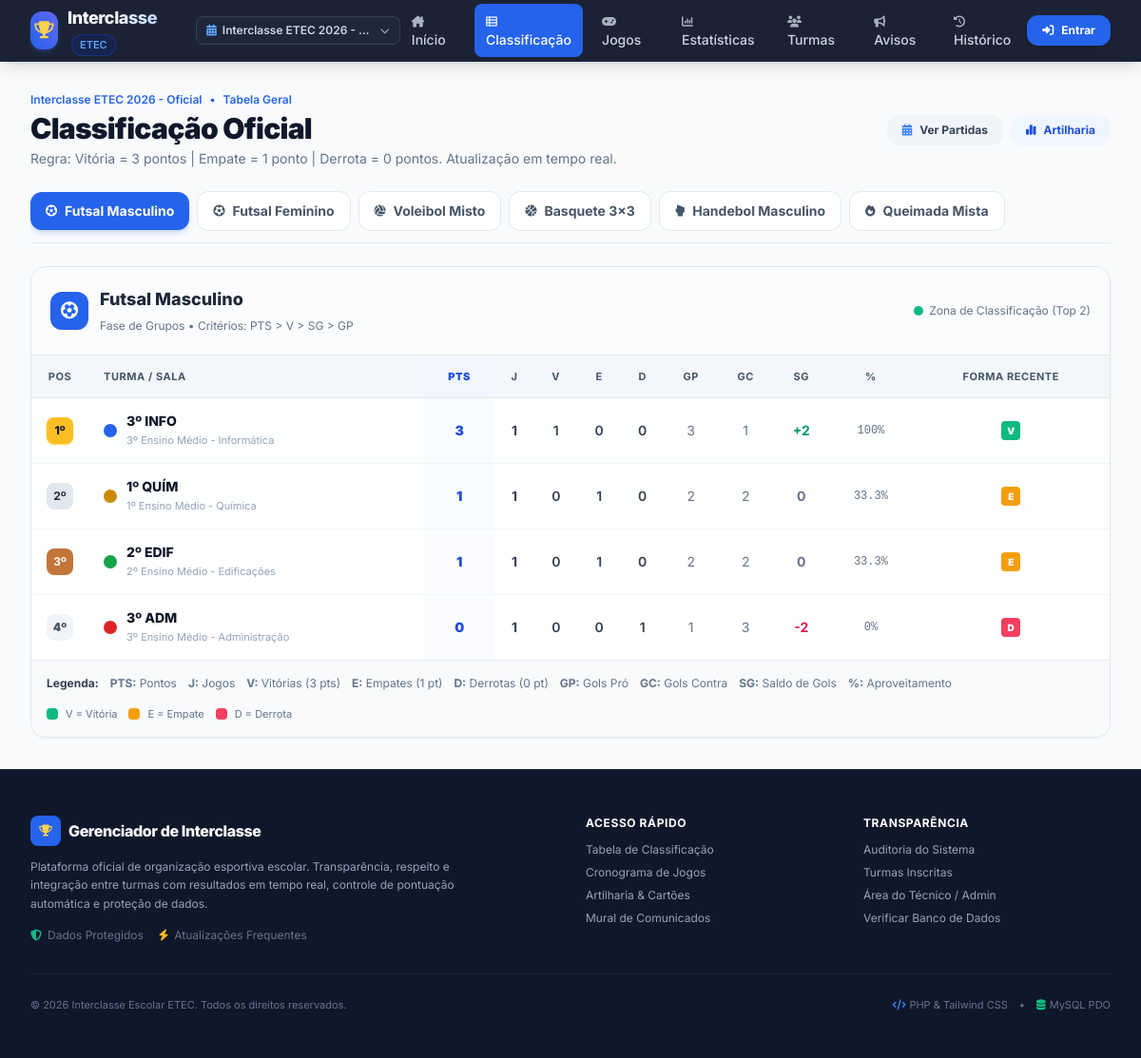
Screenshot of /classificacao.php with the database file from the repository.
### tables this page shows
CREATE TABLE `edicoes` (
    `id` INT AUTO_INCREMENT PRIMARY KEY,
    `nome` VARCHAR(100) NOT NULL COMMENT 'Nome oficial da edição, ex: Interclasse ETEC 2026',
    `ano` INT NOT NULL COMMENT 'Ano letivo do evento',
    `status` ENUM('planejamento', 'em_andamento', 'finalizado') NOT NULL DEFAULT 'em_andamento',
    `ativa` TINYINT(1) NOT NULL DEFAULT 0 COMMENT '1 se for a edição selecionada por padrão',
    `criado_em` DATETIME NOT NULL DEFAULT CURRENT_TIMESTAMP
);

CREATE TABLE `modalidades` (
    `id` INT AUTO_INCREMENT PRIMARY KEY,
    `edicao_id` INT NOT NULL,
    `nome` VARCHAR(80) NOT NULL COMMENT 'Ex: Futsal Masculino, Vôlei Misto, Basquete 3x3',
    `icone` VARCHAR(50) DEFAULT 'fa-futbol' COMMENT 'Classe FontAwesome do ícone',
    `categoria` VARCHAR(50) DEFAULT 'Geral',
    `permite_empate` TINYINT(1) NOT NULL DEFAULT 1,
    `tempo_partida_minutos` INT DEFAULT 30,
    `criado_em` DATETIME NOT NULL DEFAULT CURRENT_TIMESTAMP,
    CONSTRAINT `fk_modalidades_edicao` FOREIGN KEY (`edicao_id`) REFERENCES `edicoes` (`id`) ON DELETE CASCADE
);

CREATE TABLE `turmas` (
    `id` INT AUTO_INCREMENT PRIMARY KEY,
    `edicao_id` INT NOT NULL,
    `tecnico_id` INT NULL COMMENT 'Técnico responsável pela sala',
    `nome` VARCHAR(80) NOT NULL COMMENT 'Ex: 3º Ensino Médio - Informática',
    `sigla` VARCHAR(20) NOT NULL COMMENT 'Ex: 3º INFO A',
    `curso` VARCHAR(80) NULL COMMENT 'Ex: Técnico em Desenvolvimento de Sistemas',
    `periodo` ENUM('Manhã', 'Tarde', 'Noite', 'Integral') DEFAULT 'Manhã',
    `cor_uniforme` VARCHAR(20) DEFAULT '#2563EB',
    `criado_em` DATETIME NOT NULL DEFAULT CURRENT_TIMESTAMP,
    CONSTRAINT `fk_turmas_edicao` FOREIGN KEY (`edicao_id`) REFERENCES `edicoes` (`id`) ON DELETE CASCADE,
    CONSTRAINT `fk_turmas_tecnico` FOREIGN KEY (`tecnico_id`) REFERENCES `usuarios` (`id`) ON DELETE SET NULL
);

### classificacao.php (the view, shortened to what the rows shown need)
<?php
require_once __DIR__ . '/bd.php';
require_once __DIR__ . '/includes/auth.php';
require_once __DIR__ . '/includes/classificacao_helper.php';
require_once __DIR__ . '/includes/header.php';
require_once __DIR__ . '/includes/navbar.php';
$edicaoId = $edicaoAtiva['id'];
$stmtMod = $pdo->prepare("SELECT * FROM modalidades WHERE edicao_id = :id ORDER BY id ASC");
$stmtMod->execute([':id' => $edicaoId]);
$modalidades = $stmtMod->fetchAll();
$modSelecionadaId = isset($_GET['modalidade_id']) ? (int)$_GET['modalidade_id'] : ($modalidades[0]['id'] ?? 0);
$modalidadeAtual = null;
foreach ($modalidades as $m) {
    if ($m['id'] == $modSelecionadaId) {
        $modalidadeAtual = $m;
        break;
    }
}
$classificacao = calcular_classificacao($pdo, $edicaoId, $modSelecionadaId);
?>
<main class="flex-1 max-w-7xl w-full mx-auto px-4 sm:px-6 lg:px-8 py-8">
    <div class="flex flex-col md:flex-row md:items-center justify-between gap-4 mb-6">
        <div>
            <div class="flex items-center gap-2 text-xs font-semibold text-blue-600 mb-1">
                <span><?= htmlspecialchars($edicaoAtiva['nome']) ?></span>
                <span>•</span>
                <span>Tabela Geral</span>
            </div>
            <h1 class="text-2xl sm:text-3xl font-black text-slate-900 tracking-tight">
                Classificação Oficial
            </h1>
        </div>
    </div>
    <?php if (!empty($modalidades)): ?>
        <div class="flex items-center gap-2 overflow-x-auto pb-3 mb-6 scrollbar-none border-b border-slate-200">
            <?php foreach ($modalidades as $m): ?>
                <a href="classificacao.php?modalidade_id=<?= $m['id'] ?>"
                   class="flex items-center gap-2 px-4 py-2.5 rounded-xl text-xs sm:text-sm font-bold whitespace-nowrap transition <?= $m['id'] == $modSelecionadaId ? 'bg-blue-600 text-white shadow-md shadow-blue-500/20' : 'bg-white hover:bg-slate-100 text-slate-600 border border-slate-200' ?>">
                    <i class="fa-solid <?= htmlspecialchars($m['icone'] ?? 'fa-trophy') ?> text-xs"></i>
                    <span><?= htmlspecialchars($m['nome']) ?></span>
                </a>
            <?php endforeach; ?>
        </div>
    <?php endif; ?>
    <div class="bg-white rounded-2xl shadow-sm border border-slate-200 overflow-hidden">
        <div class="p-4 sm:p-5 border-b border-slate-200 bg-slate-50/60 flex flex-col sm:flex-row items-start sm:items-center justify-between gap-3">
            <div class="flex items-center gap-3">
                <div>
                    <h2 class="font-extrabold text-base sm:text-lg text-slate-800">
                        <?= htmlspecialchars($modalidadeAtual['nome'] ?? 'Modalidade') ?>
                    </h2>
                    <span class="text-xs text-slate-500">
                        Fase de Grupos • Critérios: PTS > V > SG > GP
                    </span>
                </div>
            </div>
        </div>
        <?php if (!empty($classificacao)): ?>
            <div class="overflow-x-auto">
                <table class="w-full text-left border-collapse text-xs sm:text-sm">
                    <thead>
                        <tr class="bg-slate-100/80 text-slate-600 uppercase font-black tracking-wider text-[11px] border-b border-slate-200">
                            <th class="py-3 px-3 sm:px-4 text-center w-12">Pos</th>
                            <th class="py-3 px-4">Turma / Sala</th>
                            <th class="py-3 px-3 text-center font-black text-blue-700 bg-blue-50/50">PTS</th>
                            <th class="py-3 px-2.5 text-center">J</th>
                            <th class="py-3 px-2.5 text-center">V</th>
                            <th class="py-3 px-2.5 text-center">E</th>
                            <th class="py-3 px-2.5 text-center">D</th>
                            <th class="py-3 px-2.5 text-center hidden sm:table-cell">GP</th>
                            <th class="py-3 px-2.5 text-center hidden sm:table-cell">GC</th>
                            <th class="py-3 px-2.5 text-center font-bold">SG</th>
                            <th class="py-3 px-2.5 text-center hidden md:table-cell">%</th>
                            <th class="py-3 px-4 text-center hidden lg:table-cell">Forma Recente</th>
                        </tr>
                    </thead>
                    <tbody class="divide-y divide-slate-100">
                        <?php foreach ($classificacao as $idx => $row):
                            $isClassificado = ($row['posicao'] <= 2);
                        ?>
                            <tr class="hover:bg-slate-50/80 transition <?= $isClassificado ? 'bg-emerald-50/10' : '' ?>">
                                <td class="py-3.5 px-3 sm:px-4 text-center font-black text-xs">
                                    <span class="inline-flex items-center justify-center w-7 h-7 rounded-lg <?= match($row['posicao']) {
                                        1 => 'bg-amber-400 text-slate-900 shadow-sm shadow-amber-300 font-extrabold',
                                        2 => 'bg-slate-200 text-slate-800 font-bold',
                                        3 => 'bg-amber-700/80 text-white font-bold',
                                        default => 'text-slate-600 bg-slate-100'
                                    } ?>">
                                        <?= $row['posicao'] ?>º
                                    </span>
                                </td>
                                <td class="py-3.5 px-4">
                                    <a href="turma_detalhes.php?id=<?= $row['turma_id'] ?>" class="flex items-center gap-2.5 group">
                                        <span class="w-3.5 h-3.5 rounded-full flex-shrink-0 shadow-sm" style="background-color: <?= htmlspecialchars($row['cor_uniforme']) ?>;"></span>
                                        <div>
                                            <div class="font-extrabold text-slate-900 group-hover:text-blue-600 transition flex items-center gap-1.5">
                                                <span><?= htmlspecialchars($row['sigla']) ?></span>
                                            </div>
                                            <div class="text-[11px] text-slate-400 font-normal hidden sm:block truncate max-w-xs">
                                                <?= htmlspecialchars($row['nome']) ?>
                                            </div>
                                        </div>
                                    </a>
                                </td>
                                <td class="py-3.5 px-3 text-center font-black text-sm text-blue-700 bg-blue-50/30">
                                    <?= $row['pontos'] ?>
                                </td>
                                <td class="py-3.5 px-2.5 text-center font-bold text-slate-700">
                                    <?= $row['jogos'] ?>
                                </td>
                                <td class="py-3.5 px-2.5 text-center text-slate-700 font-semibold">
                                    <?= $row['vitorias'] ?>
                                </td>
                                <td class="py-3.5 px-2.5 text-center text-slate-700 font-semibold">
                                    <?= $row['empates'] ?>
                                </td>
                                <td class="py-3.5 px-2.5 text-center text-slate-700 font-semibold">
                                    <?= $row['derrotas'] ?>
                                </td>
                                <td class="py-3.5 px-2.5 text-center text-slate-500 hidden sm:table-cell">
                                    <?= $row['gols_pro'] ?>
                                </td>
                                <td class="py-3.5 px-2.5 text-center text-slate-500 hidden sm:table-cell">
                                    <?= $row['gols_contra'] ?>
                                </td>
                                <td class="py-3.5 px-2.5 text-center font-bold <?= $row['saldo_gols'] > 0 ? 'text-emerald-600' : ($row['saldo_gols'] < 0 ? 'text-rose-600' : 'text-slate-500') ?>">
                                    <?= $row['saldo_gols'] > 0 ? "+{$row['saldo_gols']}" : $row['saldo_gols'] ?>
                                </td>
                                <td class="py-3.5 px-2.5 text-center text-slate-500 font-mono text-xs hidden md:table-cell">
                                    <?= $row['aproveitamento'] ?>%
                                </td>
                                <td class="py-3.5 px-4 text-center hidden lg:table-cell">
                                    <div class="flex items-center justify-center gap-1">
                                        <?php if (!empty($row['ultimos_jogos'])): ?>
                                            <?php foreach ($row['ultimos_jogos'] as $res): ?>
                                                <span class="w-5 h-5 rounded flex items-center justify-center text-[10px] font-black text-white <?= match($res) {
                                                    'V' => 'bg-emerald-500',
                                                    'E' => 'bg-amber-500',
                                                    'D' => 'bg-rose-500',
                                                    default => 'bg-slate-300'
                                                } ?>" title="<?= match($res) {'V' => 'Vitória', 'E' => 'Empate', 'D' => 'Derrota'} ?>">
                                                    <?= $res ?>
                                                </span>
                                            <?php endforeach; ?>
                                        <?php else: ?>
                                            <span class="text-xs text-slate-400">-</span>
                                        <?php endif; ?>
                                    </div>
                                </td>
                            </tr>
                        <?php endforeach; ?>
                    </tbody>
                </table>
            </div>
        <?php endif; ?>
    </div>
</main>
<?php require_once __DIR__ . '/includes/footer.php'; ?>

### includes/navbar.php (shortened to what the rows shown need)
<?php
require_once __DIR__ . '/../bd.php';
require_once __DIR__ . '/auth.php';
$edicaoAtiva = get_active_edicao($pdo);
?>
<nav class="sticky top-0 z-40 bg-slate-900 border-b border-slate-800 text-white shadow-lg backdrop-blur-md bg-opacity-95">
    <div class="max-w-7xl mx-auto px-4 sm:px-6 lg:px-8">
        <div class="flex items-center justify-between h-16">
            <div class="flex items-center gap-3">
                <div class="relative ml-2 sm:ml-4">
                    <button type="button" id="edicao-dropdown-btn" class="flex items-center gap-1.5 text-xs font-medium text-slate-300 bg-slate-800/80 hover:bg-slate-700/80 hover:text-white px-2.5 py-1.5 rounded-lg border border-slate-700 transition">
                        <i class="fa-solid fa-calendar-days text-blue-400"></i>
                        <span class="truncate max-w-[110px] sm:max-w-[160px] font-semibold">
                            <?= htmlspecialchars($edicaoAtiva['nome'] ?? 'Edição') ?>
                        </span>
                        <i class="fa-solid fa-chevron-down text-[10px] text-slate-400"></i>
                    </button>
                </div>
            </div>
        </div>
    </div>
</nav>

### rows the page displays
edicoes: nome "Interclasse ETEC 2026 -…", nome "Interclasse ETEC 2026 - Oficial"
modalidades: nome "Futsal Masculino"
modalidades: nome "Futsal Feminino"
modalidades: nome "Voleibol Misto"
modalidades: nome "Basquete 3x3"
modalidades: nome "Handebol Masculino"
modalidades: nome "Queimada Mista"
turmas: id "1", sigla "3º INFO", nome "3º Ensino Médio - Informática", pontos "3", empates "0", derrotas "0", gols_pro "3", saldo_gols "2", aproveitamento "100", res "V"
turmas: posicao "2", sigla "1º QUÍM", nome "1º Ensino Médio - Química", pontos "1", jogos "1", vitorias "0", empates "1", derrotas "0", gols_pro "2", gols_contra "2", saldo_gols "0", aproveitamento "33.3", res "E"
turmas: id "3", sigla "2º EDIF", nome "2º Ensino Médio - Edificações", pontos "1", jogos "1", vitorias "0", empates "1", derrotas "0", gols_pro "2", gols_contra "2", saldo_gols "0", aproveitamento "33.3", res "E"
turmas: posicao "4", sigla "3º ADM", nome "3º Ensino Médio - Administração", pontos "0", jogos "1", vitorias "0", empates "0", derrotas "1", gols_pro "1", gols_contra "3", saldo_gols "-2", aproveitamento "0", res "D"
